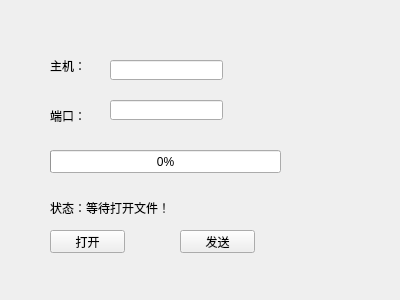
<?xml version="1.0" encoding="UTF-8"?>
<ui version="4.0">
 <class>Widget</class>
 <widget class="QWidget" name="Widget">
  <property name="geometry">
   <rect>
    <x>0</x>
    <y>0</y>
    <width>400</width>
    <height>300</height>
   </rect>
  </property>
  <property name="windowTitle">
   <string>Widget</string>
  </property>
  <widget class="QLabel" name="label">
   <property name="geometry">
    <rect>
     <x>50</x>
     <y>60</y>
     <width>54</width>
     <height>12</height>
    </rect>
   </property>
   <property name="text">
    <string>主机：</string>
   </property>
  </widget>
  <widget class="QLabel" name="label_2">
   <property name="geometry">
    <rect>
     <x>50</x>
     <y>110</y>
     <width>54</width>
     <height>12</height>
    </rect>
   </property>
   <property name="text">
    <string>端口：</string>
   </property>
  </widget>
  <widget class="QLineEdit" name="hostLineEdit">
   <property name="geometry">
    <rect>
     <x>110</x>
     <y>60</y>
     <width>113</width>
     <height>20</height>
    </rect>
   </property>
  </widget>
  <widget class="QLineEdit" name="portLineEdit">
   <property name="geometry">
    <rect>
     <x>110</x>
     <y>100</y>
     <width>113</width>
     <height>20</height>
    </rect>
   </property>
  </widget>
  <widget class="QProgressBar" name="clientProgressBar">
   <property name="geometry">
    <rect>
     <x>50</x>
     <y>150</y>
     <width>231</width>
     <height>23</height>
    </rect>
   </property>
   <property name="value">
    <number>0</number>
   </property>
  </widget>
  <widget class="QLabel" name="clientStatusLabel">
   <property name="geometry">
    <rect>
     <x>50</x>
     <y>200</y>
     <width>201</width>
     <height>16</height>
    </rect>
   </property>
   <property name="text">
    <string>状态：等待打开文件！</string>
   </property>
  </widget>
  <widget class="QPushButton" name="openButton">
   <property name="geometry">
    <rect>
     <x>50</x>
     <y>230</y>
     <width>75</width>
     <height>23</height>
    </rect>
   </property>
   <property name="text">
    <string>打开</string>
   </property>
  </widget>
  <widget class="QPushButton" name="sendButton">
   <property name="geometry">
    <rect>
     <x>180</x>
     <y>230</y>
     <width>75</width>
     <height>23</height>
    </rect>
   </property>
   <property name="text">
    <string>发送</string>
   </property>
  </widget>
 </widget>
 <layoutdefault spacing="6" margin="11"/>
 <resources/>
 <connections/>
</ui>
